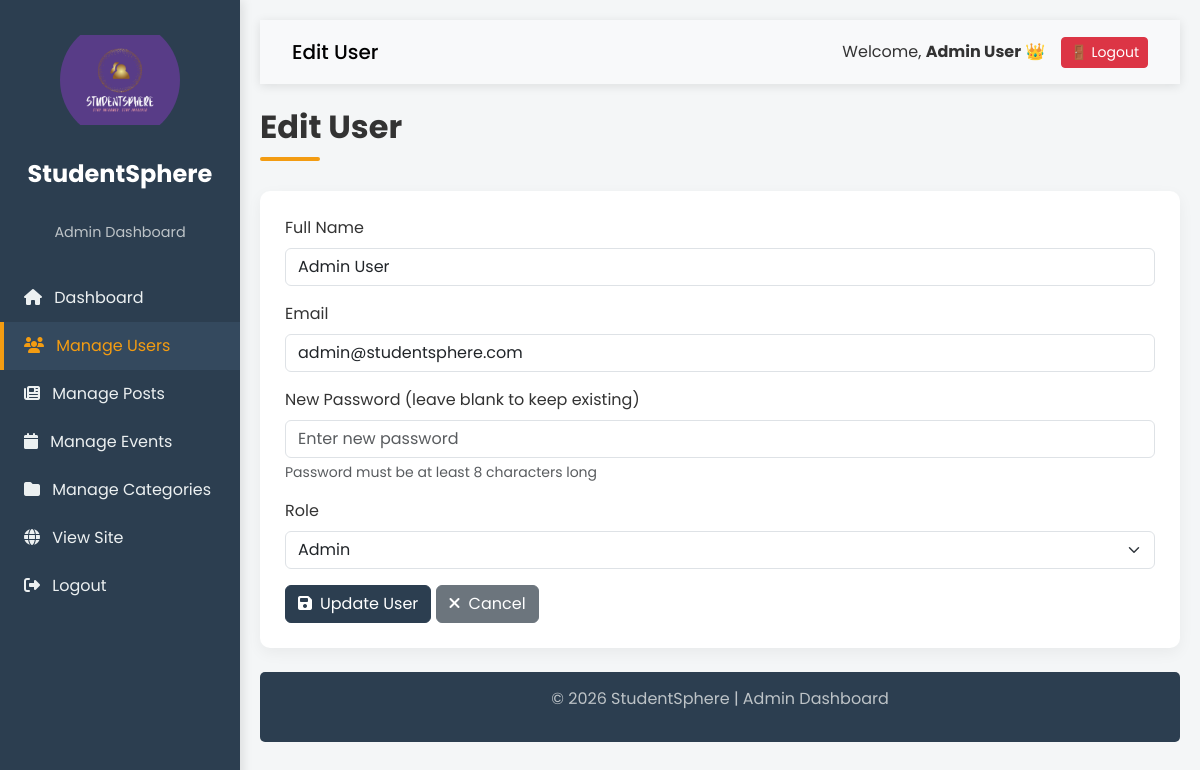
Page /edit_user.php?id=1 (signed in) on the committed database.
### tables this page shows
CREATE TABLE `users` (
  `id` int(11) NOT NULL,
  `name` varchar(100) NOT NULL,
  `email` varchar(100) NOT NULL,
  `password` varchar(255) NOT NULL,
  `role_id` int(11) DEFAULT 1,
  `created_at` timestamp NOT NULL DEFAULT current_timestamp()
);

CREATE TABLE `roles` (
  `id` int(11) NOT NULL,
  `name` varchar(50) NOT NULL
);

### edit_user.php (the view, shortened to what this page needs)
<?php
require_once 'config.php';
$user_id = intval($_GET['id']);
$stmt = $conn->prepare("SELECT * FROM users WHERE id=?");
$stmt->bind_param("i", $user_id);
$stmt->execute();
$result = $stmt->get_result();
$user = $result->fetch_assoc();
$roles = $conn->query("SELECT * FROM roles ORDER BY id ASC");
?>
<!DOCTYPE html>
<html lang="en">
<head>
  <link href="https://cdn.jsdelivr.net/npm/bootstrap@5.3.2/dist/css/bootstrap.min.css" rel="stylesheet">
  <link rel="stylesheet" href="https://cdnjs.cloudflare.com/ajax/libs/font-awesome/6.4.0/css/all.min.css">
</head>
<body>
<div class="sidebar">
  <div class="text-center mb-3">
    <div style="width: 120px; height: 120px; margin: 0 auto;">
      <img src="logo.png" alt="StudentSphere Logo" style="width: 100%; height: 100%; object-fit: contain; border-radius: 50%;">
    </div>
  </div>
  <div class="logo-text">StudentSphere</div>
  <div class="tagline">Admin Dashboard</div>
  <a href="admin_dashboard.php"><i class="fas fa-home me-2"></i> Dashboard</a>
  <a href="manage_users.php" class="active"><i class="fas fa-users me-2"></i> Manage Users</a>
  <a href="manage_posts.php"><i class="fas fa-newspaper me-2"></i> Manage Posts</a>
  <a href="manage_events.php"><i class="fas fa-calendar me-2"></i> Manage Events</a>
  <a href="manage_categories.php"><i class="fas fa-folder me-2"></i> Manage Categories</a>
  <a href="index.php"><i class="fas fa-globe me-2"></i> View Site</a>
  <a href="logout.php"><i class="fas fa-sign-out-alt me-2"></i> Logout</a>
</div>
<div class="content">
  <nav class="navbar navbar-expand-lg navbar-light bg-light mb-4">
    <div class="container-fluid">
      <span class="navbar-brand mb-0 h1">Edit User</span>
      <div class="d-flex align-items-center">
        <span class="me-3">Welcome, <strong><?php echo htmlspecialchars($_SESSION['name'] ?? 'Admin'); ?></strong> 👑</span>
        <a href="logout.php" class="btn btn-danger btn-sm">🚪 Logout</a>
      </div>
    </div>
  </nav>
  <h2 class="section-title">Edit User</h2>
  <div class="form-container">
    <form method="post">
      <div class="mb-3">
        <label class="form-label">Full Name</label>
        <input type="text" name="name" class="form-control" value="<?= htmlspecialchars($user['name']) ?>" required>
      </div>
      <div class="mb-3">
        <label class="form-label">Email</label>
        <input type="email" name="email" class="form-control" value="<?= htmlspecialchars($user['email']) ?>" required>
      </div>
      <div class="mb-3">
        <label class="form-label">New Password (leave blank to keep existing)</label>
        <input type="password" name="password" class="form-control" placeholder="Enter new password">
        <div class="form-text">Password must be at least 8 characters long</div>
      </div>
      <div class="mb-3">
        <label class="form-label">Role</label>
        <select name="role_id" class="form-select" required>
          <?php while ($role = $roles->fetch_assoc()): ?>
            <option value="<?= $role['id'] ?>" <?= ($role['id'] == $user['role_id']) ? 'selected' : '' ?>>
              <?= htmlspecialchars($role['name']) ?>
            </option>
          <?php endwhile; ?>
        </select>
      </div>
      <button type="submit" class="btn btn-primary"><i class="fas fa-save me-2"></i>Update User</button>
      <a href="manage_users.php" class="btn btn-secondary"><i class="fas fa-times me-2"></i>Cancel</a>
    </form>
  </div>
  <div class="footer mt-4">
    <p>&copy; <?= date("Y") ?> StudentSphere | Admin Dashboard</p>
  </div>
</div>
</body>
</html>

### edit_user.php (style rules this page uses)
:root { --primary: #2c3e50; --accent: #f39c12; --secondary: #27ae60; --light: #f4f6f7; --dark: #2c3e50; }
body { font-family: 'Poppins', sans-serif; background-color: var(--light); color: #333; }
.sidebar { height: 100vh; background: var(--primary); color: #fff; position: fixed; top: 0; left: 0; width: 240px; padding-top: 20px; box-shadow: 3px 0 10px rgba(0,0,0,0.1); z-index: 1000; overflow-y: auto; }
.sidebar a { display: block; padding: 12px 20px; color: #ecf0f1; text-decoration: none; transition: all 0.3s; border-left: 4px solid transparent; }
.sidebar a:hover, .sidebar a.active { background: #34495e; color: var(--accent); border-left: 4px solid var(--accent); }
.content { margin-left: 240px; padding: 20px; }
.navbar { background: #fff; box-shadow: 0 2px 10px rgba(0,0,0,0.1); padding: 15px 20px; }
.footer { background: var(--primary); color: #bdc3c7; text-align: center; padding: 15px; margin-top: 40px; border-radius: 5px; }
.btn-primary { background-color: var(--primary); border-color: var(--primary); }
.section-title { position: relative; padding-bottom: 15px; margin-bottom: 30px; font-weight: 700; }
.section-title:after { content: ''; position: absolute; bottom: 0; left: 0; width: 60px; height: 4px; background: var(--accent); border-radius: 2px; }
.logo-text { font-weight: 700; font-size: 1.5rem; text-align: center; margin-bottom: 30px; color: white; padding: 0 15px; }
.tagline { font-size: 0.9rem; color: #bdc3c7; text-align: center; margin-bottom: 30px; }
.form-container { background: white; border-radius: 10px; padding: 25px; box-shadow: 0 5px 15px rgba(0,0,0,0.05); }

### rows in the picture
users: name "Admin User", email "admin@studentsphere.com", role_id "Admin"

### other values in the picture
$_SESSION['name'] "Admin User"
